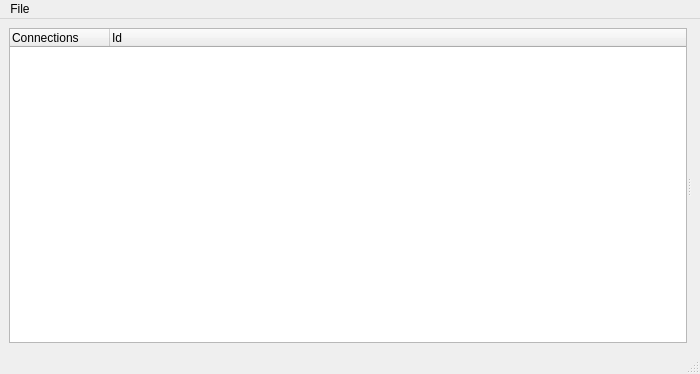
<?xml version="1.0" encoding="UTF-8"?>
<ui version="4.0">
 <class>AMQMonitorClass</class>
 <widget class="QMainWindow" name="AMQMonitorClass">
  <property name="geometry">
   <rect>
    <x>0</x>
    <y>0</y>
    <width>700</width>
    <height>374</height>
   </rect>
  </property>
  <property name="windowTitle">
   <string>MainWindow</string>
  </property>
  <widget class="QWidget" name="centralwidget">
   <layout class="QVBoxLayout" name="verticalLayout">
    <item>
     <widget class="QSplitter" name="splitter">
      <property name="orientation">
       <enum>Qt::Horizontal</enum>
      </property>
      <widget class="QTreeWidget" name="treeWidget">
       <property name="sizePolicy">
        <sizepolicy hsizetype="Preferred" vsizetype="Expanding">
         <horstretch>10</horstretch>
         <verstretch>0</verstretch>
        </sizepolicy>
       </property>
       <column>
        <property name="text">
         <string>Connections</string>
        </property>
       </column>
       <column>
        <property name="text">
         <string>Id</string>
        </property>
       </column>
      </widget>
      <widget class="QStackedWidget" name="tableStack">
       <property name="sizePolicy">
        <sizepolicy hsizetype="Expanding" vsizetype="Preferred">
         <horstretch>30</horstretch>
         <verstretch>0</verstretch>
        </sizepolicy>
       </property>
       <widget class="QWidget" name="page"/>
       <widget class="QWidget" name="page_2"/>
      </widget>
     </widget>
    </item>
   </layout>
  </widget>
  <widget class="QMenuBar" name="menubar">
   <property name="geometry">
    <rect>
     <x>0</x>
     <y>0</y>
     <width>700</width>
     <height>22</height>
    </rect>
   </property>
   <widget class="QMenu" name="menuFile">
    <property name="title">
     <string>File</string>
    </property>
    <widget class="QMenu" name="menuNew">
     <property name="title">
      <string>New</string>
     </property>
     <addaction name="actionNewConnection"/>
     <addaction name="actionNewSubscription"/>
     <addaction name="separator"/>
     <addaction name="actionNewQuery"/>
    </widget>
    <addaction name="menuNew"/>
    <addaction name="separator"/>
    <addaction name="actionOpen"/>
    <addaction name="actionClose"/>
    <addaction name="actionCloseAll"/>
    <addaction name="actionDelete"/>
    <addaction name="separator"/>
    <addaction name="actionExportXML"/>
    <addaction name="separator"/>
    <addaction name="actionQuit"/>
   </widget>
   <addaction name="menuFile"/>
  </widget>
  <widget class="QStatusBar" name="statusbar"/>
  <action name="actionNewConnection">
   <property name="text">
    <string>Connection</string>
   </property>
   <property name="toolTip">
    <string>Create a New Connection</string>
   </property>
  </action>
  <action name="actionNewSubscription">
   <property name="text">
    <string>Subscription</string>
   </property>
   <property name="toolTip">
    <string>Create a New Subscription</string>
   </property>
  </action>
  <action name="actionNewQuery">
   <property name="text">
    <string>Query</string>
   </property>
   <property name="toolTip">
    <string>Create a New Query</string>
   </property>
  </action>
  <action name="actionOpen">
   <property name="text">
    <string>Open</string>
   </property>
   <property name="shortcut">
    <string comment="Ctrl+O"/>
   </property>
  </action>
  <action name="actionClose">
   <property name="text">
    <string>Close</string>
   </property>
  </action>
  <action name="actionCloseAll">
   <property name="text">
    <string>Close All</string>
   </property>
  </action>
  <action name="actionExportXML">
   <property name="text">
    <string>Export as XML</string>
   </property>
  </action>
  <action name="actionQuit">
   <property name="text">
    <string>Quit</string>
   </property>
  </action>
  <action name="actionDelete">
   <property name="text">
    <string>Delete</string>
   </property>
  </action>
 </widget>
 <resources/>
 <connections>
  <connection>
   <sender>actionNewConnection</sender>
   <signal>triggered()</signal>
   <receiver>AMQMonitorClass</receiver>
   <slot>triggeredNewConnection()</slot>
   <hints>
    <hint type="sourcelabel">
     <x>-1</x>
     <y>-1</y>
    </hint>
    <hint type="destinationlabel">
     <x>349</x>
     <y>186</y>
    </hint>
   </hints>
  </connection>
  <connection>
   <sender>actionNewSubscription</sender>
   <signal>triggered()</signal>
   <receiver>AMQMonitorClass</receiver>
   <slot>triggeredNewSubscription()</slot>
   <hints>
    <hint type="sourcelabel">
     <x>-1</x>
     <y>-1</y>
    </hint>
    <hint type="destinationlabel">
     <x>349</x>
     <y>186</y>
    </hint>
   </hints>
  </connection>
  <connection>
   <sender>actionDelete</sender>
   <signal>triggered()</signal>
   <receiver>AMQMonitorClass</receiver>
   <slot>triggeredDelete()</slot>
   <hints>
    <hint type="sourcelabel">
     <x>-1</x>
     <y>-1</y>
    </hint>
    <hint type="destinationlabel">
     <x>349</x>
     <y>186</y>
    </hint>
   </hints>
  </connection>
 </connections>
 <slots>
  <slot>triggeredNewConnection()</slot>
  <slot>triggeredNewSubscription()</slot>
  <slot>triggeredDelete()</slot>
 </slots>
</ui>
